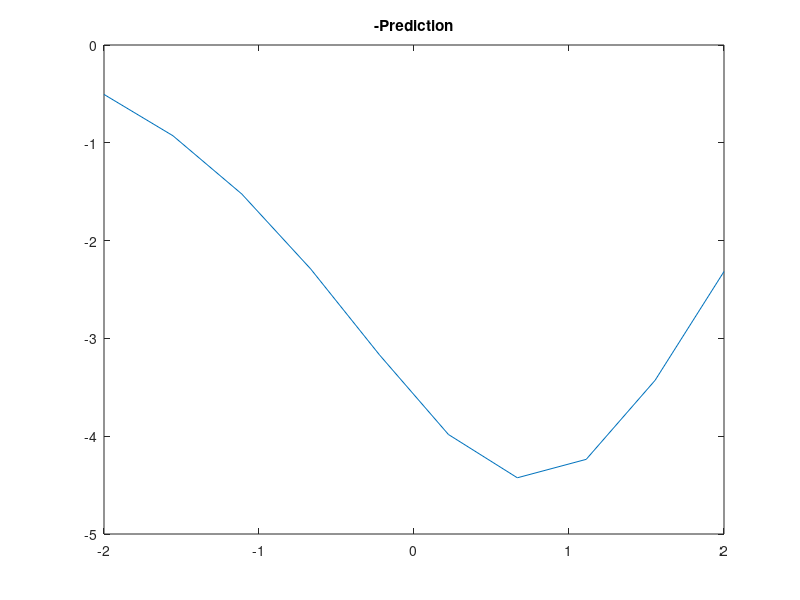
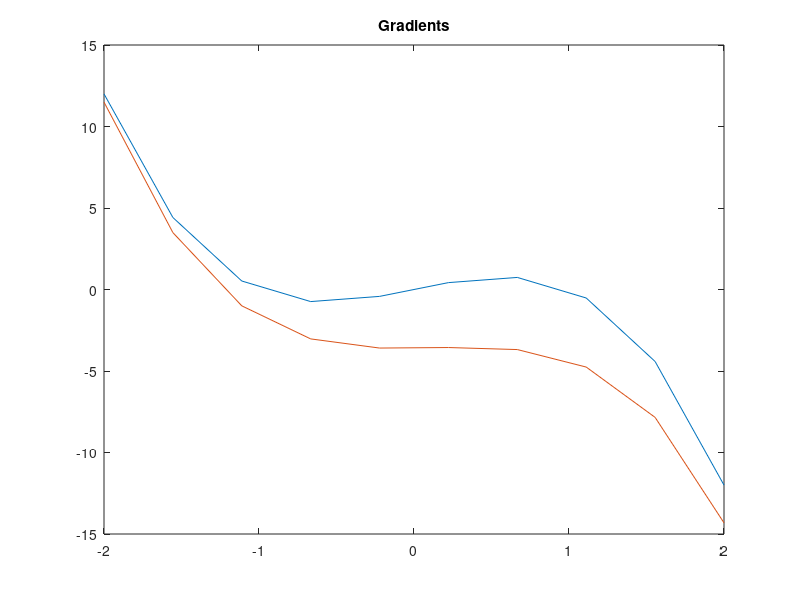
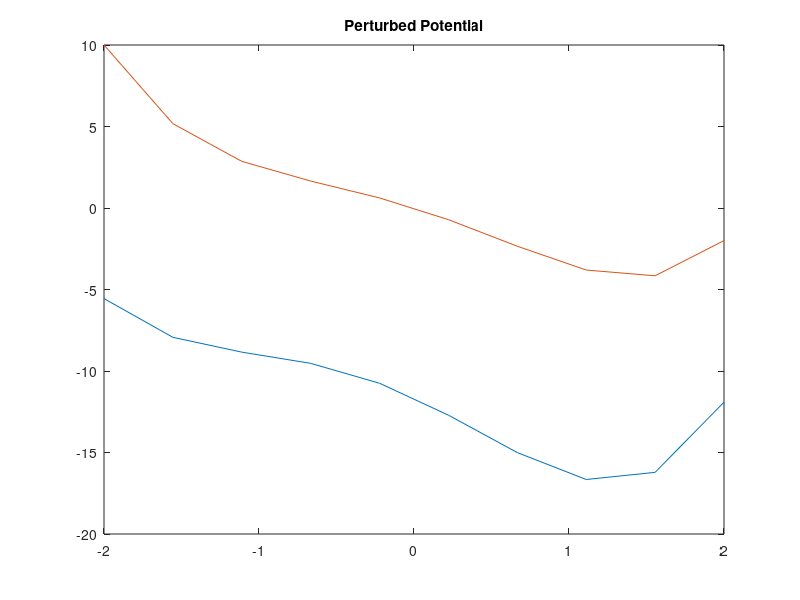

MATLAB code to generate these figures, in order:
% Cross Entropy Gaussian Process Model Double Well
% 1. Sampling of biased trajectories and evaluation of path functional
% 2. Build Matrix for solving regularized linear equation 


% Sampling 
% a bias can be included here
gradV = @(x) 2*x.*(x.^2-1);
dt = 0.01;
sdt = sqrt(dt);
beta = 3;
sigma = sqrt(2/beta);

nvs = 1;
ntrjs = 10; %number of trajectories


nsteps = 150;
time=zeros(1,ntrjs);
X = zeros(ntrjs,nsteps);
X(:,1)=-1;
% the considers path functional is the moment generating function of the
% stopping time
pathfunc = zeros(ntrjs,1);
Eta= randn(ntrjs,nsteps-1);
bias=-3;

for i = 1:ntrjs

        Is=0;
        Id=0;

        x = -1;
        
        first = 0;
        for j = 2:nsteps 
            eta=randn(1);
            x = x - (gradV(x)+bias) * dt + eta * sigma*sdt;
            X(i,j) = x;
            Eta(i,j)= eta;
            
            Is = Is + bias * eta/ sigma * sdt;
            Id = Id - bias.^2 / sigma^2 *dt;
            

             if  x > 0.9 && x < 1.1 && first == 0
             %if x > -1.1 && x < -0.9 && first == 0
                 time(i) = j;
                 pathfunc(i) = exp(-beta*j*dt)*exp(Is+0.5*Id); %weighted path functional 
                 X(i,j:end)=x;
                 first = 1;
                 break;
             end
        end

end


%%
% Building the matrix to solve the optimization problem 
l=1;
k = @(a,b) 0.5/sqrt(2*pi)*l.^2.*exp(-0.5*(a-b).^2/l.^2);


%vector with observed data
X = X';
data_obs = X(:);

K=zeros(length(data_obs),length(data_obs));

for i=1:length(data_obs)
    for j=1:length(data_obs)
        K(i,j) = k(data_obs(i),data_obs(j));
    end
end

%weighted vector with observed data

data_wei = (1/(2*beta))*pathfunc.*X';
data_wei = data_wei(:);

sigma_n= 2*beta;

K=K+sigma_n*eye(length(data_obs),length(data_obs));
c = K*data_wei;

% control prediction
xtest=linspace(-2,2,10);
Kd=zeros(length(xtest),length(data_obs));

for i=1:length(xtest)
    for j=1:length(data_obs)
        Kd(i,j)= k(xtest(i),data_obs(j));
    end
end

c_pred = Kd*(K*dt\K*data_wei);

figure(1)
plot(xtest,-c_pred); 
title('-Prediction')
figure(2)
plot(xtest,-gradV(xtest)); hold on
plot(xtest, -gradV(xtest)-c_pred')
title('Gradients')
hold off


xdt=xtest(2)-xtest(1);
c_int = zeros(1,length(c_pred)+1);

for i=2:length(c_pred)+1
    c_int(i) = c_int(i-1) + (gradV(xtest(i-1))-c_pred(i-1))*xdt;
end

g=@(x) 1/2.*x.^4-x.^2 - 3.*x;

figure(3)
plot(xtest,c_int(2:end)); hold on
plot(xtest,g(xtest)); 
title('Perturbed Potential')
hold off